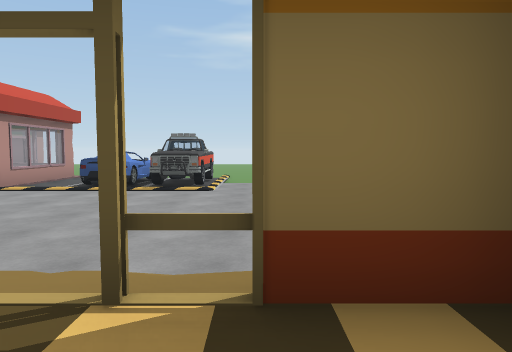
view 1 (above)

24 first-person views from a walk through a Unity game level. The camera is 1.3 m above the floor, tilts 4° down and sees 70° across. Doors are open. The floor is counted in squares, 2 m on a side. Each view is taken from the middle of a square. On the plan, view 1 faces up. The plan holds only what a view shows up to about 11 squares ahead; the rest is blank. The place goes on beyond the plan. The player character is not drawn.

view 2
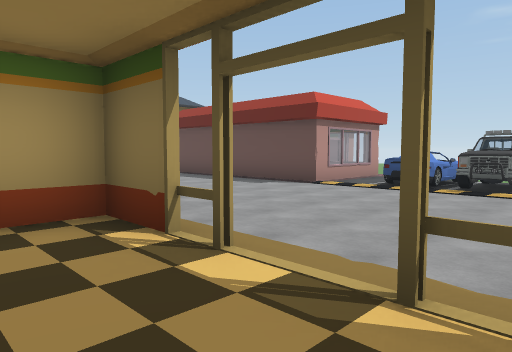

view 3
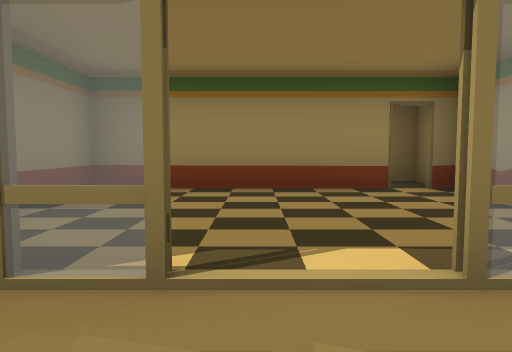

view 4
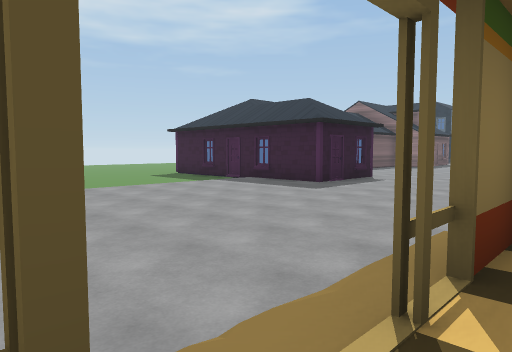

view 5
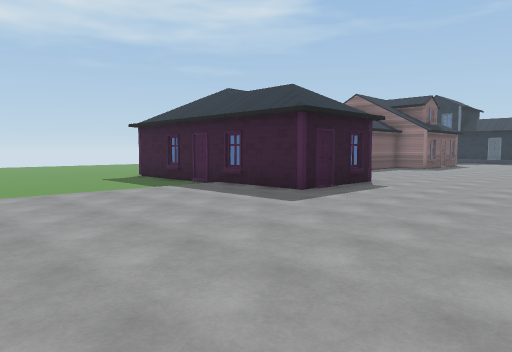

view 6
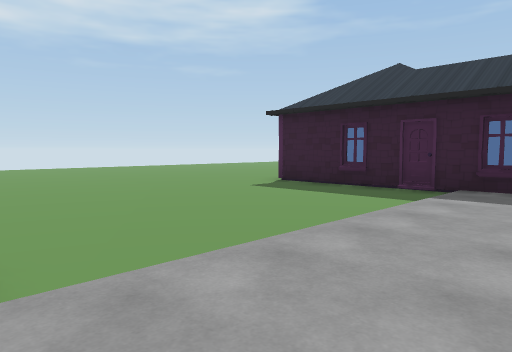

view 7
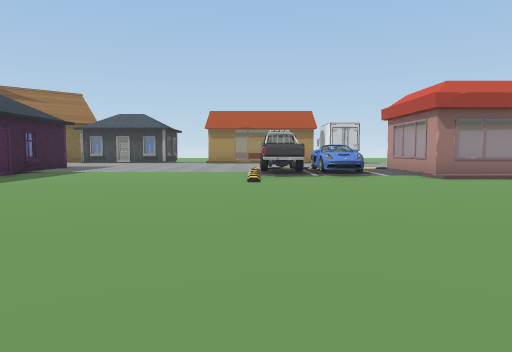

view 8
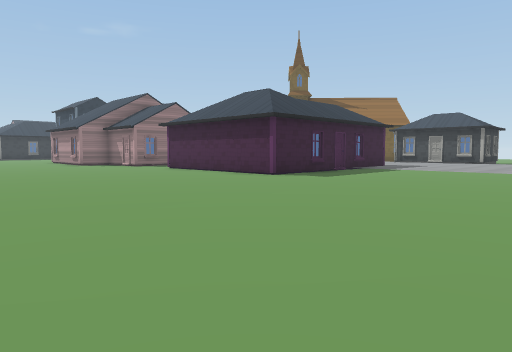

view 9
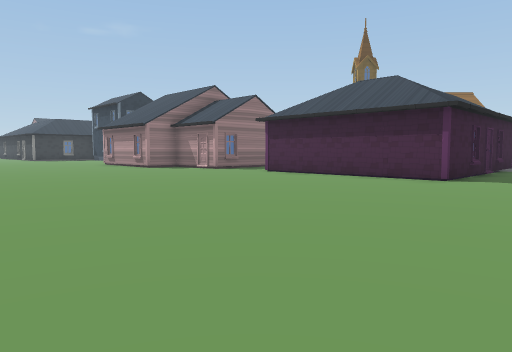

view 10
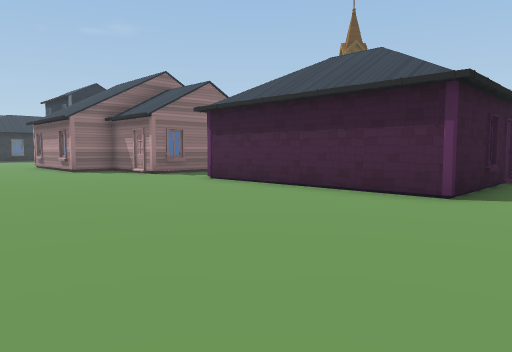

view 11
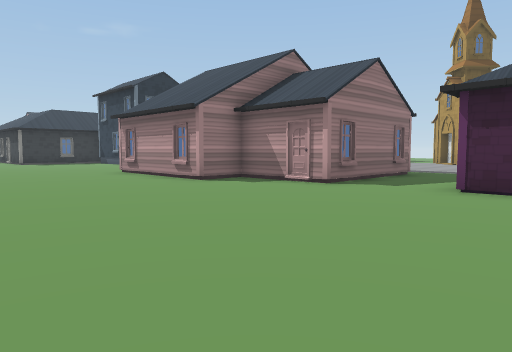

view 12
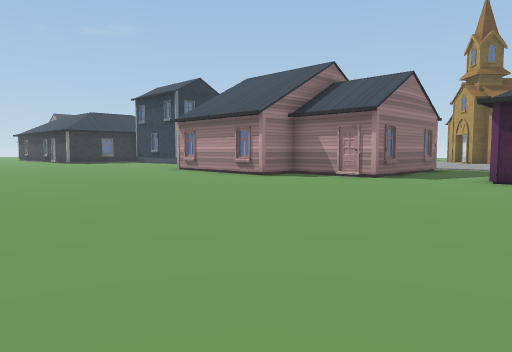

view 13
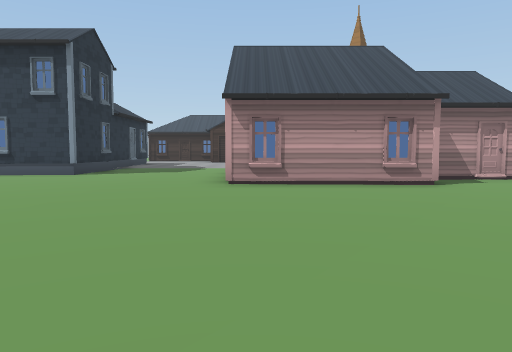

view 14
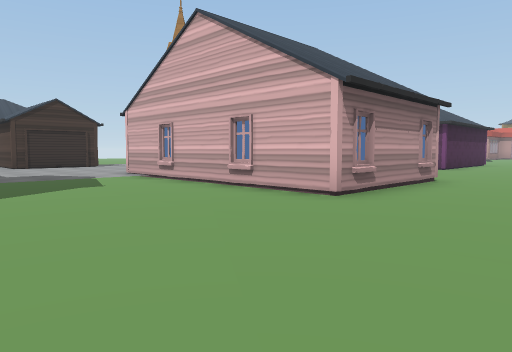

view 15
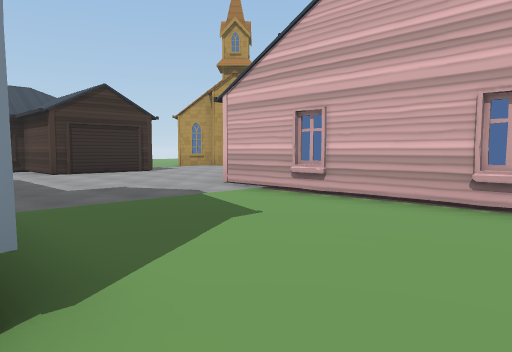

view 16
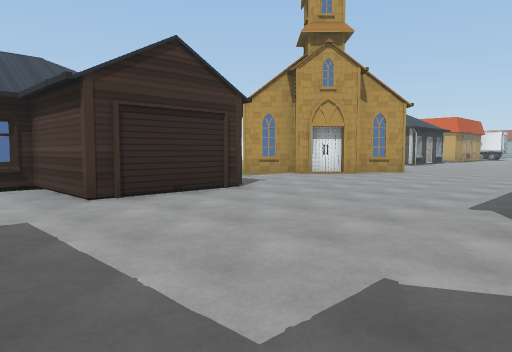

view 17
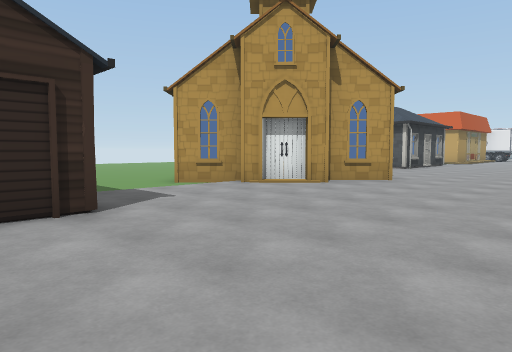

view 18
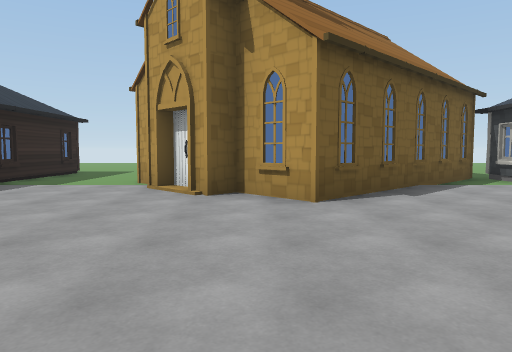

view 19
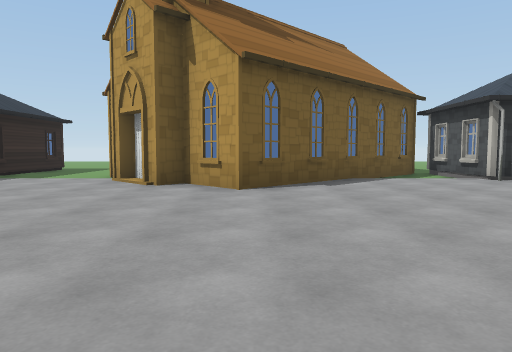

view 20
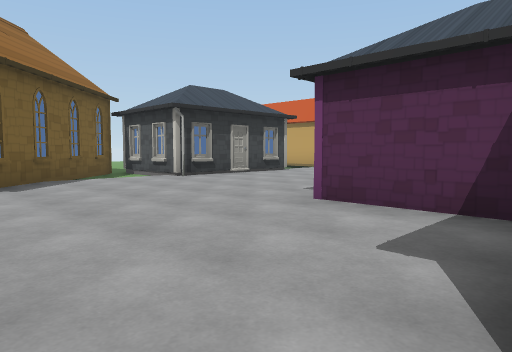

view 21
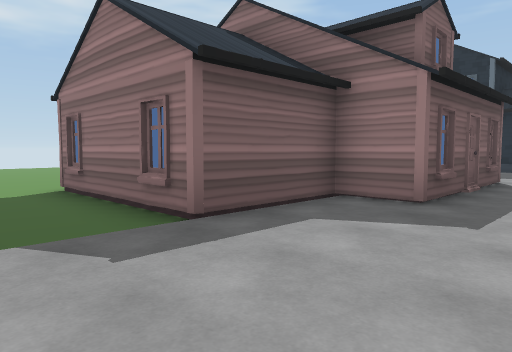

view 22
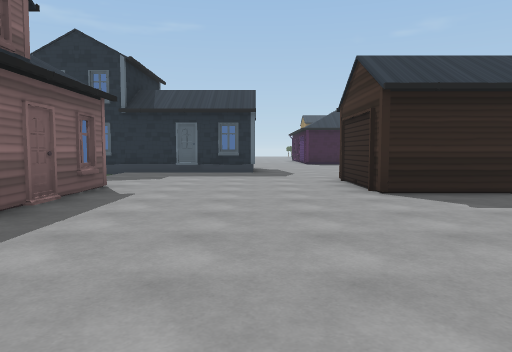

view 23
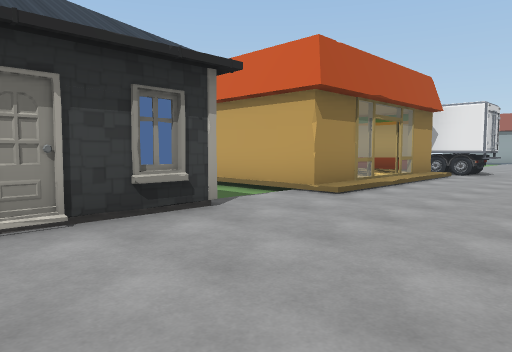

view 24
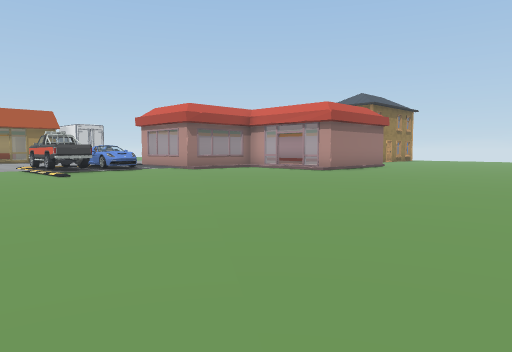

### Floor plan
Key: @ floor where view 1 was taken; # wall or solid block; . main floor; : floor 0.25 m higher than the main floor; + floor 0.5 m higher than the main floor; / step, stairs or slope; D open door; = window, fence, low wall or low ledge; H house; T truck; O other object.
Columns run from 7 left of view 1 to 24 right of it. Each row starts with its distance up from view 1.
 21       ........  ....      .
 20  ...........................
 19 .............................
 18 ....:::......................
 17 ....:::.....................::::
 16 ...::::.....................::::
 15 ..:::::....................:::::
 14  .:::::................####:::::
 13   :::::..............###  #::::.
 12  :::::.......#    ..##    #::::.
 11 ///::./......#    ..#     #:::.#
 10 ==/:OO/......#     .#     #::..#
  9  =::OO////...#   H..##### #....#
  8  =::OOO::::::###:::::::H###::::#
  7 ##:::::::::::###:::::::::::::::#
  6 :::::::::::::::::::::::::::::::H
  5 :::::::::::::::::::::::::::::::#
  4   ::::::::::::::::::::::::::::::
  3  ::::::::::::::::::H::::::###:::
  2  :TT#DD//:::::::::H HH::::###:
  1   T#+++##//###H..H   H....###.
  0   T#+++@#.   ##.H     H...####
 -1    #++++#     #H      ....#
 -2    #DD###            .....#
 -3    ##                .....#
 -4                       ..

Where each view was taken, in squares from view 1:
view 1: 0 up, 0 right, facing up
view 2: 0 up, 0 right, facing up-left
view 3: 3 up, 1 left, facing down
view 4: 1 up, 2 left, facing up-right
view 5: 2 up, 0 right, facing up-right
view 6: 7 up, 1 left, facing up-right
view 7: 19 up, 1 left, facing down
view 8: 20 up, 1 left, facing down-right
view 9: 21 up, 3 right, facing down-right
view 10: 18 up, 4 right, facing down-right
view 11: 19 up, 9 right, facing down-right
view 12: 21 up, 9 right, facing down-right
view 13: 21 up, 19 right, facing down
view 14: 17 up, 24 right, facing down-left
view 15: 13 up, 24 right, facing down-left
view 16: 8 up, 23 right, facing down-left
view 17: 7 up, 20 right, facing down-left
view 18: 8 up, 13 right, facing down
view 19: 9 up, 12 right, facing down
view 20: 9 up, 12 right, facing down-left
view 21: 6 up, 11 right, facing up-right
view 22: 5 up, 13 right, facing right
view 23: 5 up, 6 right, facing down-left
view 24: 21 up, 2 right, facing down-left
